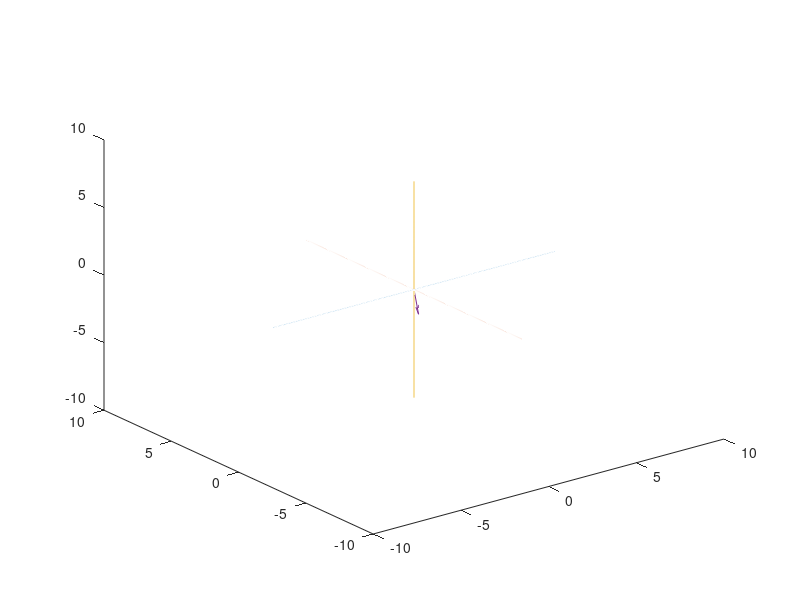

MATLAB code for this plot: (Note: this script raises an error after producing the figure.)
function Min_Max_Right_Instance_CSVRead()
Data = csvread('RightArmMotionData.csv', 1,0);

Time = Data(1:end, 1);
Size = length(Time);
%--------------------------------------------------------------------------
%Arm_1 Vector Length
Arm_1 = Data(1:end, 2);

%Arm_2 Vector Length
Arm_2 = Data(1:end, 5);

%Arm_3 Vector Length
Arm_3 = Data(1:end, 8);


%--------------------------------------------------------------------------

%Arm 1------------------------------------------
%Phi Angle Setter
Upper_Arm_Phi = Data(1:end, 3);
[UAPmax, Upper_Arm_Phi_max] = max(Upper_Arm_Phi);
[UAPmin, Upper_Arm_Phi_min] = min(Upper_Arm_Phi);
Upper_Arm_Phi = pi/180*Upper_Arm_Phi;

%Theta Angle Setter
Upper_Arm_Theta = Data(1:end, 4);
[UATmax, Upper_Arm_Theta_max] = max(Upper_Arm_Theta);
[UATmin, Upper_Arm_Theta_min] = min(Upper_Arm_Theta);
Upper_Arm_Theta = pi/180*Upper_Arm_Theta;

%Arm 2------------------------------------------
%Phi Angle Setter
Forearm_Phi = Data(1:end, 6);
[FPmax, Forearm_Phi_max] = max(Forearm_Phi);
[FPmin, Forearm_Phi_min] = min(Forearm_Phi);
Forearm_Phi = pi/180*Forearm_Phi;

%Theta Angle Setter
Forearm_Theta = Data(1:end, 7);
[FTmax, Forearm_Theta_max] = max(Forearm_Theta);
[FTmin, Forearm_Theta_min] = min(Forearm_Theta);
Forearm_Theta = pi/180*Forearm_Theta;
%Arm 3------------------------------------------
%Phi Angle Setter
Hand_Phi = Data(1:end, 9);
[HPmax, Hand_Phi_max] = max(Hand_Phi);
[HPmin, Hand_Phi_min] = min(Hand_Phi);
Hand_Phi = pi/180*Hand_Phi;

%Theta Angle Setter
Hand_Theta = Data(1:end, 10);
[HTmax, Hand_Theta_max] = max(Hand_Theta);
[HTmin, Hand_Theta_min] = min(Hand_Theta);
Hand_Theta = pi/180*Hand_Theta;




%--------------------------------------------------------------------------
%Conversion from Spherical to Rectangular Coordinates 
%Arm 1
x_1 = Arm_1.*sin(Upper_Arm_Phi).*cos(Upper_Arm_Theta);
y_1 = Arm_1.*sin(Upper_Arm_Phi).*sin(Upper_Arm_Theta);
z_1 = Arm_1.*cos(Upper_Arm_Phi);

%Arm 2
x_2 = Arm_2.*sin(Forearm_Phi).*cos(Forearm_Theta);
y_2 = Arm_2.*sin(Forearm_Phi).*sin(Forearm_Theta);
z_2 = Arm_2.*cos(Forearm_Phi);

%Arm 3
x_3 = Arm_3.*sin(Hand_Phi).*cos(Hand_Theta);
y_3 = Arm_3.*sin(Hand_Phi).*sin(Hand_Theta);
z_3 = Arm_3.*cos(Hand_Phi);


%--------------------------------------------------------------------------
%Line/Axis Plots 
t1a = -8:.01:8;
t1b = 0*t1a;
t1c = 0*t1a;

t2b = -8:.01:8;
t2a = 0*t2b;
t2c = 0*t2b;

t3c = -8:.01:8;
t3a = 0*t3c;
t3b = 0*t3c;

%--------------------------------------------------------------------------
%Graphing loop
for j = 1:Size
    %Plot Axes
    plot3(t1a, t1b, t1c);
    hold on
    plot3(t2a, t2b, t2c);
    hold on
    plot3(t3a, t3b, t3c);
    hold on
    
    %Coordinate Set
    %Arm 1
    x2_begin_1 = 0;
    y2_begin_1 = 0;
    z2_begin_1 = 0;
    
    x2_1 = x_1(j);
    y2_1 = y_1(j);
    z2_1 = z_1(j);
    
    %Arm_2
    x2_begin_2 = x2_1;
    y2_begin_2 = y2_1;
    z2_begin_2 = z2_1;
    
    x2_2 = x_2(j) + x2_begin_2;
    y2_2 = y_2(j) + y2_begin_2;
    z2_2 = z_2(j) + z2_begin_2;
    
    %Arm_3
    x2_begin_3 = x2_2;
    y2_begin_3 = y2_2;
    z2_begin_3 = z2_2;
    
    x2_3 = x_3(j) + x2_begin_3;
    y2_3 = y_3(j) + y2_begin_3;
    z2_3 = z_3(j) + z2_begin_3;
    
    %Arm_1
    q_1 = quiver3([x2_begin_1],[y2_begin_1],[z2_begin_1],[x2_1],[y2_1],[z2_1]);
    switch(j)
        case Upper_Arm_Phi_max
            q_1.Color = 'blue';
        case Upper_Arm_Phi_min
            q_1.Color = 'red';
        case Upper_Arm_Theta_max
            q_1.Color = 'green';
        case Upper_Arm_Theta_min
            q_1.Color = 'm';
        otherwise
            q_1.Color = 'black';
    end
    q_1.LineWidth = 10;
    q_1.Marker = 'h';
    q_1.MarkerSize = 20;
    q_1.MarkerFaceColor = 'blue';
    q_1.MarkerEdgeColor = 'blue';
    q_1.ShowArrowHead = 'off';
    q_1.AlignVertexCenters = 'on';
    hold on
    
    %Arm_2
    q_2 = quiver3([x2_begin_2],[y2_begin_2],[z2_begin_2],[x2_2],[y2_2],[z2_2]);
    switch(j)
        case Forearm_Phi_max
            q_2.Color = 'blue';
        case Forearm_Phi_min
            q_2.Color = 'red';
        case Forearm_Theta_max
            q_2.Color = 'green';
        case Forearm_Theta_min
            q_2.Color = 'm';
        otherwise
            q_2.Color = 'black';
    end
    q_2.LineWidth = 10;
    q_2.Marker = 'h';
    q_2.MarkerSize = 20;
    q_2.MarkerFaceColor = 'blue';
    q_2.MarkerEdgeColor = 'blue';
    q_2.ShowArrowHead = 'off';
    q_2.AlignVertexCenters = 'on';
    hold on
    
    %Arm_3
    q_3 = quiver3([x2_begin_3],[y2_begin_3],[z2_begin_3],[x2_3],[y2_3],[z2_3]);
    switch(j)
        case Hand_Phi_max
            q_3.Color = 'blue';
        case Hand_Phi_min
            q_3.Color = 'red';
        case Hand_Theta_max
            q_3.Color = 'green';
        case Hand_Theta_min
            q_3.Color = 'm';
        otherwise 
            q_3.Color = 'black';
    end
    q_3.LineWidth = 10;
    q_3.Marker = 'h';
    q_3.MarkerSize = 20;
    q_3.MarkerFaceColor = 'blue';
    q_3.MarkerEdgeColor = 'blue';
    q_3.ShowArrowHead = 'on';
    q_3.AlignVertexCenters = 'on';
    hold on
    
    axis([-5 5 -5 5 -5 5])
    drawnow
    pause(.005)
    hold on
end

%Table Var Names - for min and max export
Upper_Arm_Phi = [UAPmax; Upper_Arm_Phi_max; UAPmin; Upper_Arm_Phi_min];
Upper_Arm_Theta = [UATmax; Upper_Arm_Theta_max; UATmin; Upper_Arm_Theta_min];
Forearm_Phi = [FPmax;Forearm_Phi_max;FPmin; Forearm_Phi_min];
Forearm_Theta = [FTmax;Forearm_Theta_max; FTmin; Forearm_Theta_min];
Hand_Phi = [HPmax; Hand_Phi_max; HPmin; Hand_Phi_min];
Hand_Theta = [HTmax; Hand_Theta_max; HTmin; Hand_Theta_min];

RowNames = {'Max'; 'Time Index # at which Max occurred'; 'Min'; 'Time Index # at which Min occurred'};


%Make and export CSV file with Min and Max values
T = table(Upper_Arm_Phi, Upper_Arm_Theta, Forearm_Phi, Forearm_Theta, Hand_Phi, Hand_Theta, 'RowNames', RowNames);
writetable(T, 'RigthArmMotion_Min_Max_Data.csv', 'WriteRowNames', true);

%Type out CSV file in Command Window
%type 'RightArmMotion_Min_Max_Data.csv'

